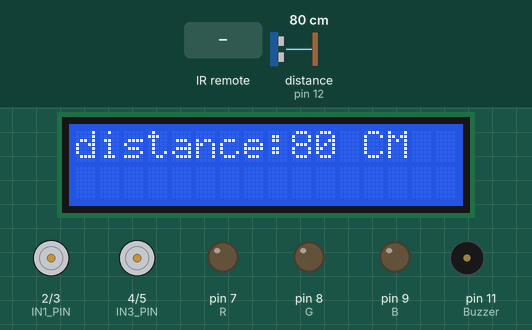
This sketch was run on a simulated Arduino Uno, built with avr-gcc and run on an emulated ATmega328P. Parts: 16×2 character LCD, motor-driver pin pairs drawn as motors (green arrow = first pin HIGH = forward, orange = second pin HIGH = backward, longer = more drive), output pins drawn as LEDs (lit = HIGH), buzzer (waves = sounding, pin HIGH). Dashed ring = blinking. The test bench sets the inputs (shaded band); at power-on: distance to the obstacle (sensor on pin 12) 80 cm. The echo pulse lasts 58.3 µs per cm; what the sketch prints to the serial monitor is not drawn.

Above: at 2.7 s.
2.8 s: infrared code 0xFF4AB5 received
At 2.95 s:
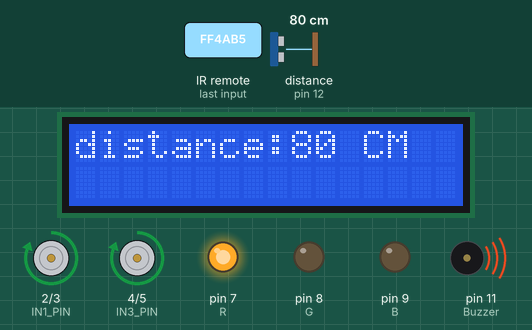
5.2 s: infrared code 0xFF18E7 received
At 6.3 s:
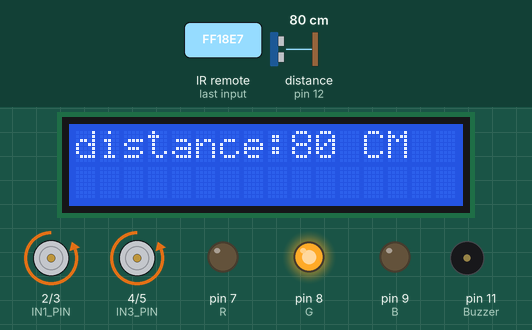
6.8 s: infrared code 0xFF5AA5 received
At 7.3 s:
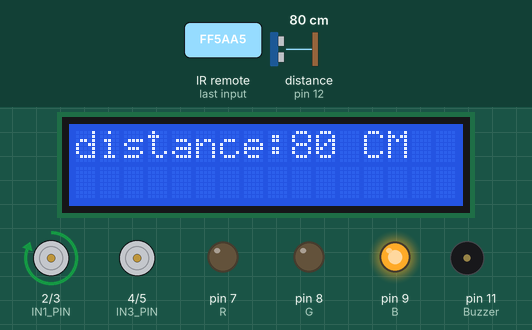
8.3 s: infrared code 0xFF10EF received
At 9.4 s:
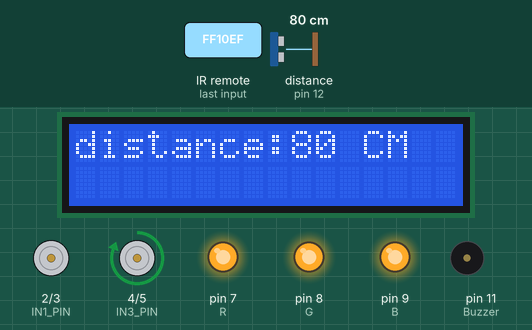
9.8 s: distance to the obstacle (sensor on pin 12) set to 2 cm
At 11.1 s:
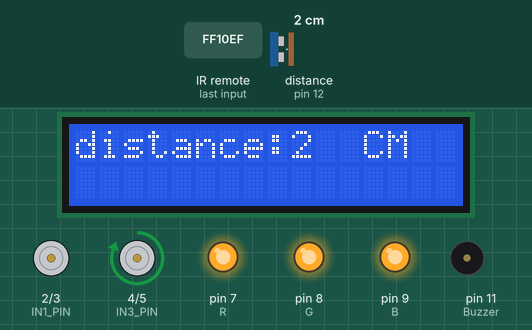
11.4 s: infrared code 0xFF6897 received
At 13.2 s:
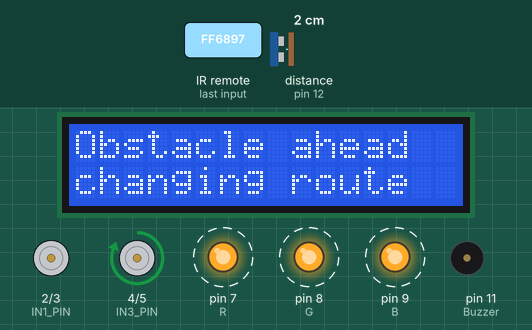
Timing chart, 0 to 14.9 s (numbered marks = the images above; inputs shaded):
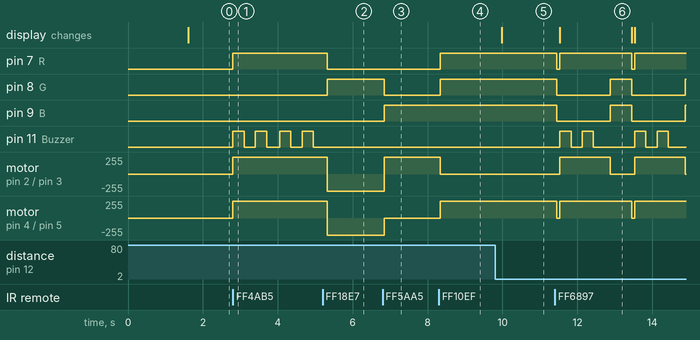

Measured:
- after the input at 2.8 s, pin 7 (R): LOW → HIGH at once; pin 11 (Buzzer): alternates HIGH for 0.30 s and LOW for 0.30 s, starting at once; motor on pin 2 (IN1_PIN) / pin 3 (IN2_PIN), motor on pin 4 (IN3_PIN) / pin 5 (IN4_PIN): stopped → forward 255/255 at once
- after the input at 5.2 s, pin 7 (R): HIGH → LOW after 0.11 s; pin 8 (G): LOW → HIGH after 0.11 s; pin 11 (Buzzer): stops changing and stays LOW; motor on pin 2 (IN1_PIN) / pin 3 (IN2_PIN), motor on pin 4 (IN3_PIN) / pin 5 (IN4_PIN): forward 255/255 → backward 255/255 after 0.11 s
- after the input at 6.8 s, pin 8 (G): HIGH → LOW at once; pin 9 (B): LOW → HIGH at once; motor on pin 2 (IN1_PIN) / pin 3 (IN2_PIN): backward 255/255 → forward 255/255 at once; motor on pin 4 (IN3_PIN) / pin 5 (IN4_PIN): backward 255/255 → stopped at once
- after the input at 8.3 s, pin 7 (R), pin 8 (G): LOW → HIGH at once; motor on pin 2 (IN1_PIN) / pin 3 (IN2_PIN): forward 255/255 → stopped at once; motor on pin 4 (IN3_PIN) / pin 5 (IN4_PIN): stopped → forward 255/255 at once
- after the input at 9.8 s, the display: changes after 0.18 s (image 5)
- after the input at 11.4 s, pin 7 (R): alternates HIGH for 1.9 s and LOW for 0.08 s, starting after 0.05 s; pin 8 (G): alternates HIGH for 0.57 s and LOW for 1.4 s, starting after 0.05 s
- what the display in image 6 shows lasts 1.9 s, from 11.5 s to 13.4 s

The sketch:

IR_Manual.ino
```cpp
/*
	IR controlled car with an option for automatic
	movement based on the distance from the fron of
	the car, with the preferance of moving forward
	of towards the left.
*/

#include "Ultrasonic.h"
#include <SoftwareSerial.h>
#include <LiquidCrystal_I2C.h>
#include <IRremote.h>

// set pins
#define IN1_PIN 2
#define IN2_PIN 3
#define IN3_PIN 4
#define IN4_PIN 5
#define Buzzer 11
#define IR 10
#define R 7
#define G 8
#define B 9

Ultrasonic ultrasonic (13,12); // trg echo
LiquidCrystal_I2C lcd(0x27,16,2); //could be 3F

int dist,t1=0,t2=0;
bool flag = true, start = true;
IRrecv irrecv(IR);
decode_results results;
unsigned long key_value = 0;

void setup (){

  lcd.init();
  lcd.backlight();
  Serial.begin(9600);

  //set up pins
  pinMode(IN1_PIN,OUTPUT);
  pinMode(IN2_PIN,OUTPUT);
  pinMode(IN3_PIN,OUTPUT);
  pinMode(IN4_PIN,OUTPUT);
  pinMode(Buzzer,OUTPUT);
  pinMode(R,OUTPUT);
  pinMode(G,OUTPUT);
  pinMode(B,OUTPUT);

  irrecv.enableIRIn();

  Serial.println("Robot initialize");
  lcd.setCursor(0,0);
  lcd.print("Robot initialize");
  delay(1500);
  lcd.clear();
  lcd.setCursor(0,0);
  lcd.print("distance:   CM");

}

void buzz(){
  for (int j = 0; j < 2; j++){
  digitalWrite(Buzzer, HIGH);
  delay (300);
  digitalWrite(Buzzer, LOW);
  delay (300);
  }
}

// -----------------------------------------------------------
// driving function that also change the color of a lightbulb
// based on which direction it is going.

void forward(){
  digitalWrite(IN1_PIN, LOW);
  digitalWrite(IN2_PIN, HIGH);
  digitalWrite(IN3_PIN, LOW);
  digitalWrite(IN4_PIN, HIGH);
  analogWrite(R,0);
  analogWrite(G,255);
  analogWrite(B,0);
  delay(50);
}

void backward(){
  digitalWrite(IN1_PIN, HIGH);
  digitalWrite(IN2_PIN, LOW);
  digitalWrite(IN3_PIN, HIGH);
  digitalWrite(IN4_PIN, LOW);
  analogWrite(R,255);
  analogWrite(G,0);
  analogWrite(B,0);
  buzz();
  delay(50);
}

void left(){
  digitalWrite(IN1_PIN, LOW);
  digitalWrite(IN2_PIN, LOW);
  digitalWrite(IN3_PIN, HIGH);
  digitalWrite(IN4_PIN, LOW);
  analogWrite(R,255);
  analogWrite(G,255);
  analogWrite(B,255);
  delay(50);
}


void right() {
  digitalWrite(IN1_PIN, HIGH);
  digitalWrite(IN2_PIN, LOW);
  digitalWrite(IN3_PIN, LOW);
  digitalWrite(IN4_PIN, LOW);
  analogWrite(R,0);
  analogWrite(G,0);
  analogWrite(B,255);
  delay(50);
}


void STOP(){
  digitalWrite(IN1_PIN, LOW);
  digitalWrite(IN2_PIN, LOW);
  digitalWrite(IN3_PIN, LOW);
  digitalWrite(IN4_PIN, LOW);
  digitalWrite(R,0);
  digitalWrite(G,0);
  digitalWrite(B,0);
  delay(50);
}

//---------------------------------------------------------

// automatic driving function
void Auto(int dist)
{
  if(dist >=25)
  {
    forward();
  }
  else
  {
      STOP();
      lcd.clear();
      lcd.setCursor(0,0);
      lcd.print("Obstacle ahead");
      lcd.setCursor(0,1);
      lcd.print("changing route");
      backward();
      delay(100);
      left();
      delay(500);
      flag = false;
  }

}

//----------------------------------------------------------

void loop (){
  // the timing is to prevent incrorrect clicks from IR
  // and to be able to fully read the distance on the lcd monitor.
  if (start || (t2-t1 >= 5))
  {
    dist = ultrasonic.read(CM);
    t1 = millis()/100;

    if(!flag)
    {
      lcd.clear();
      lcd.setCursor(0,0);
      lcd.print("distance:   CM");
    }
    else
    {
      lcd.setCursor(9,0);
      lcd.print("   ");
    }

    lcd.setCursor(9,0);
    lcd.print(dist);
    start = false;
  }

  else
  {
    t2 = millis()/100;
  }


  if (irrecv.decode(&results))
  {
	// to prevent incorrectly decoded clicks from IR
    if(!(results.value == 0xFFFFFFFF || results.value >= 0xFFFFFF || results.value == 0xFF))
        key_value = results.value;
	// write what was decoded as well as what is currenctly saved
	// as a way to make sure the information is correct
    Serial.print(results.value , HEX);
    Serial.print("  key:  ");
    Serial.println( key_value , HEX);
    irrecv.resume();
  }

  // choose operation based on IR key.
  switch (key_value)
  {
    case 0xFF18E7: //forward
    forward();
    break;
    case 0xFF5AA5: //right
    right();
    break;
    case 0xFF4AB5: //backward
    backward();
    break;
    case 0xFF10EF: //left
    left();
    break;
    case 0xFF38C7: //stop (ok)
    STOP();
    break;
    case 0xFF6897: //auto (*)
    Auto(dist);
    break;
  }


}
```
